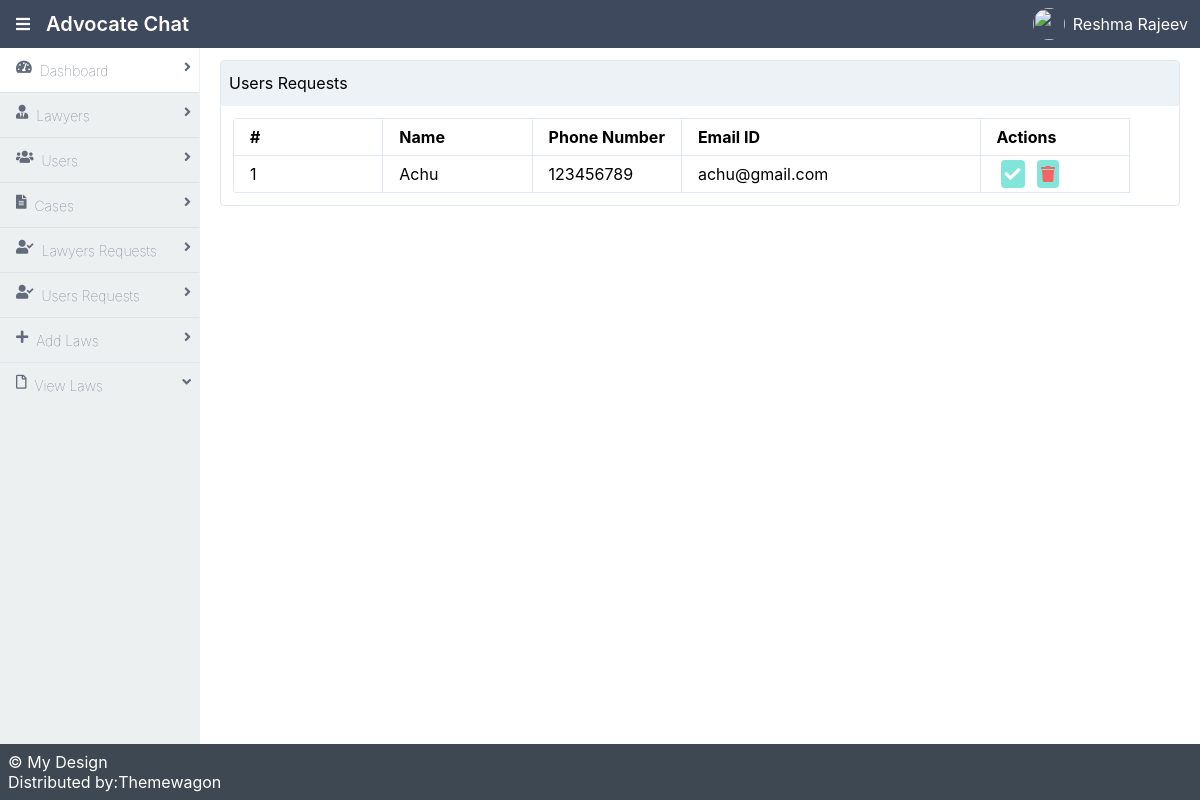
The app's page /ViewUserReq with its own data.
### UserApp/models.py (models this page shows)
class UserDB(models.Model):
    name_r = models.CharField(max_length=20)
    phone_r = models.IntegerField()
    email_r = models.CharField(max_length=20)
    pwd_r = models.CharField(max_length=20)
    status_r = models.CharField(max_length=20,default='null')
    reason_r = models.CharField(max_length=20,default='null')

### AdminApp/views.py (the view)
# urls.py: path('ViewUserReq', views.ViewUserReq, name='ViewUserReq'),
def ViewUserReq(request):
    data = UserDB.objects.filter(status_r='null')
    return render(request,'ViewUserReq.html',{'data':data})

### AdminApp/templates/ViewUserReq.html (shortened to what this page needs)
{% extends 'Admin.html' %}
            {% block content %}
            <main class="bg-white-500 flex-1 p-3 overflow-hidden">
                <div class="flex flex-col">
                    <div class="flex flex-1  flex-col md:flex-row lg:flex-row mx-2">
                        <div class="mb-2 border-solid border-gray-300 rounded border shadow-sm w-full">
                            <div class="bg-gray-200 px-2 py-3 border-solid border-gray-200 border-b">
                                Users Requests
                            </div>
                            <div class="p-3">
                                <table class="table-responsive w-full rounded">
                                    <thead>
                                      <tr>
                                        <th class="border w-1/6 px-4 py-2">#</th>
                                        <th class="border w-1/6 px-4 py-2">Name</th>
                                        <th class="border w-1/6 px-4 py-2">Phone Number</th>
                                        <th class="border w-1/3 px-4 py-2">Email ID</th>
                                        <th class="border w-1/3 px-4 py-2">Actions</th>
                                      </tr>
                                    </thead>
                                    <tbody>
                                        {% for i in data %}
                                        <tr>
                                            <td class="border px-4 py-2">{{forloop.counter}}</td>
                                            <td class="border px-4 py-2">{{i.name_r}}</td>
                                            <td class="border px-4 py-2">{{i.phone_r}}</td>
                                            <td class="border px-4 py-2">{{i.email_r}}</td>
                                            <td class="border px-4 py-2">
                                                <a href="{% url 'AcceptUserReq' UAid=i.id %}" class="bg-teal-300 cursor-pointer rounded p-1 mx-1 text-white">
                                                        <i class="fas fa-check"></i></a>
                                                <a href="{% url 'RejectUserReq' UDid=i.id %}" class="bg-teal-300 cursor-pointer rounded p-1 mx-1 text-red-500">
                                                        <i class="fas fa-trash"></i>
                                                </a>
                                            </td>
                                        </tr>
                                    </tbody>
                                    {% endfor %}
                                </table>
                            </div>
                        </div>
                    </div>
                </div>
            </main>
            {% endblock %}

### records on screen
UserDB: name_r "Achu", phone_r "123456789", email_r "achu@gmail.com"
